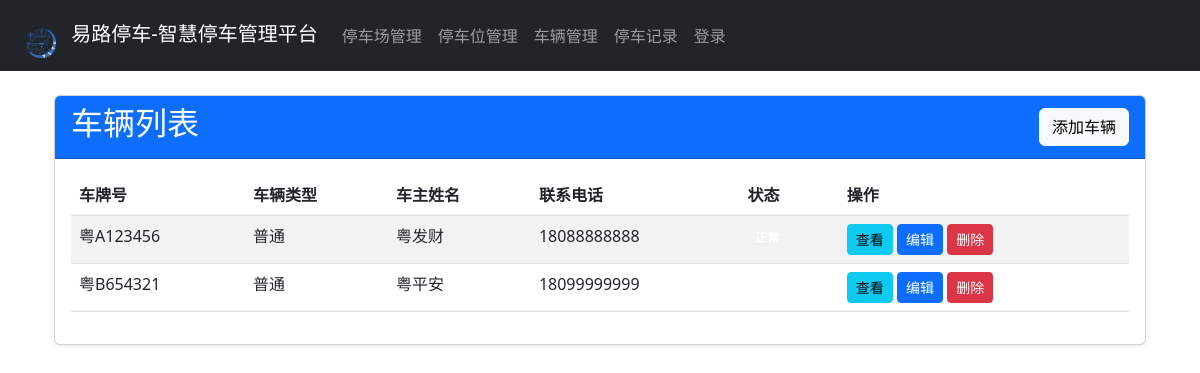
/vehicles/, run on the app's committed database.
### parking/models.py (models this page shows, shortened)
class Vehicle(models.Model):
    license_plate = models.CharField(max_length=20, unique=True, verbose_name="车牌号")
    vehicle_type = models.CharField(max_length=50, verbose_name="车辆类型")
    owner_name = models.CharField(max_length=100, verbose_name="车主姓名")
    owner_phone = models.CharField(max_length=20, verbose_name="车主电话")
    created_at = models.DateTimeField(auto_now_add=True, verbose_name="创建时间")
    updated_at = models.DateTimeField(auto_now=True, verbose_name="更新时间")
    class Meta:
        verbose_name = "车辆"
        verbose_name_plural = "车辆管理"

### parking/views.py (the view)
# urls.py: path('vehicles/', views.vehicle_list, name='vehicle_list'),
def vehicle_list(request):
    vehicles = Vehicle.objects.all()
    return render(request, 'parking/vehicles/list.html', {'vehicles': vehicles})

### parking/templates/parking/vehicles/list.html (shortened to what this page needs)
{% extends 'parking/base.html' %}
{% block content %}
<div class="container mt-4">
    <div class="card shadow-sm">
        <div class="card-header bg-primary text-white d-flex justify-content-between align-items-center">
            <h2>车辆列表</h2>
            <a href="{% url 'vehicle_create' %}" class="btn btn-light">添加车辆</a>
        </div>
        <div class="card-body">
            <table class="table table-striped table-hover">
                <thead class="thead-dark">
                    <tr>
                        <th>车牌号</th>
                        <th>车辆类型</th>
                        <th>车主姓名</th>
                        <th>联系电话</th>
                        <th>状态</th>
                        <th>操作</th>
                    </tr>
                </thead>
                <tbody>
                    {% for vehicle in vehicles %}
                    <tr>
                        <td>{{ vehicle.license_plate }}</td>
                        <td>{{ vehicle.vehicle_type }}</td>
                        <td>{{ vehicle.owner_name }}</td>
                        <td>{{ vehicle.owner_phone }}</td>
                        <td>
                            <span class="badge badge-info">正常</span>
                        </td>
                        <td>
                            <a href="{% url 'vehicle_detail' vehicle.id %}" class="btn btn-sm btn-info mr-1">查看</a>
                            <a href="{% url 'vehicle_update' vehicle.id %}" class="btn btn-sm btn-primary mr-1">编辑</a>
                            <a href="{% url 'vehicle_delete' vehicle.id %}" class="btn btn-sm btn-danger" onclick="return confirm('确定要删除车辆 {{ vehicle.license_plate }} 吗？')">删除</a>
                        </td>
                    </tr>
                    {% empty %}
                    <tr>
                        <td colspan="6" class="text-center">暂无车辆数据</td>
                    </tr>
                    {% endfor %}
                </tbody>
            </table>
        </div>
    </div>
</div>
{% endblock %}

### data on the page
Vehicle: license_plate "粤A123456", vehicle_type "普通", owner_name "粤发财", owner_phone "18088888888"
Vehicle: license_plate "粤B654321", vehicle_type "普通", owner_name "粤平安", owner_phone "18099999999"
